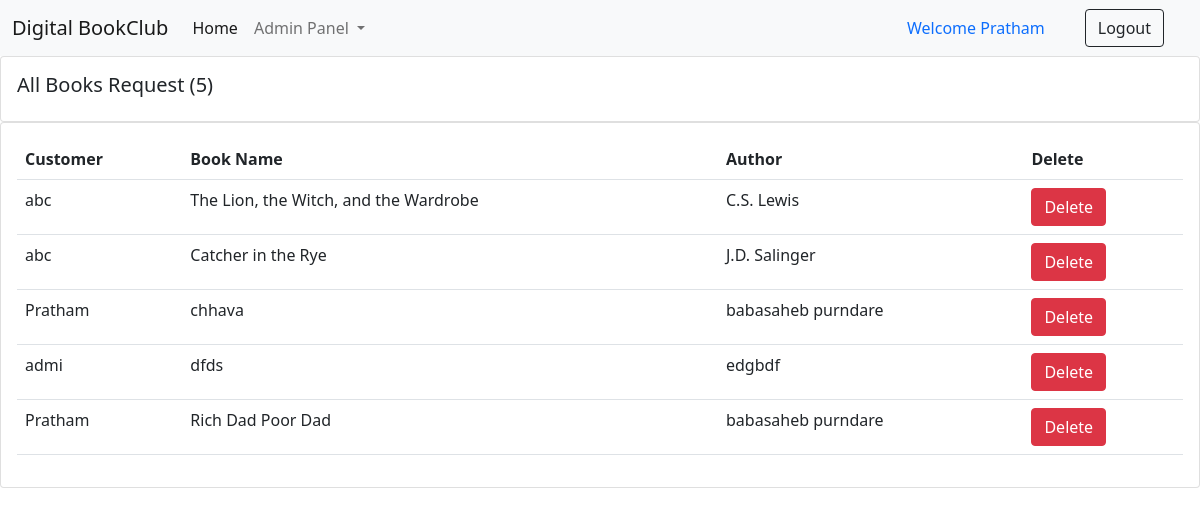
Page /see_requested_books/ (signed in) on the committed database.
### books/models.py (models this page shows, shortened)
class Request_Book(models.Model):
    book_name = models.CharField(max_length=100)
    author = models.CharField(max_length=100)
    user = models.ForeignKey(User, on_delete=models.CASCADE, default=1)

### books/views.py (the view)
# urls.py: path("see_requested_books/", views.see_requested_books, name="see_requested_books"),
def see_requested_books(request):
    requested_book = Request_Book.objects.all()
    requested_books_count = requested_book.count()
    return render(request, "see_requested_books.html", {'requested_book':requested_book, 'requested_books_count':requested_books_count})

### books/templates/see_requested_books.html (shortened to what this page needs)
{% extends 'admin_navbar.html' %}
{% block body %}
{% load static %}
<div class="row">
    <div class="col-md">
      <div class="card card-body">
        <h5>All Books Request ({{requested_books_count}})</h5>
      </div>
      <div class="card card-body">
        <table class="table">
          <tr>
            <th>Customer</th>
            <th>Book Name</th>
            <th>Author</th>
            <th>Delete</th>
          </tr>
          {% for i in requested_book %}
            <tr>
              <td>{{i.user}}</td>
              <td>{{i.book_name}}</td>
              <td>{{i.author}}</td>
              <td><a href="/delete_requested_books/delete_{{i.id}}/" class="btn btn-danger">Delete</a></td>
            </tr>
          {% endfor %}
        </table>
      </div>
    </div>
  </div>
  {% endblock %}

### books/templates/admin_navbar.html (shortened to what this page needs)
<!doctype html>
<html lang="en">
  <head>
    <link href="https://cdn.jsdelivr.net/npm/bootstrap@5.0.2/dist/css/bootstrap.min.css" rel="stylesheet">
  </head>
  <body>
    <nav class="navbar navbar-expand-lg navbar-light bg-light">
        <div class="container-fluid">
          <a class="navbar-brand" href="/"> Digital BookClub</a>
          <div class="collapse navbar-collapse" id="navbarSupportedContent">
            <ul class="navbar-nav me-auto mb-2 mb-lg-0">
              <li class="nav-item">
                <a class="nav-link active" aria-current="page" href="/">Home</a>
              </li>
              <li class="nav-item dropdown">
                <a class="nav-link dropdown-toggle" href="#" id="navbarDropdown" role="button" data-bs-toggle="dropdown" aria-expanded="false">
                  Admin Panel
                </a>
              </li>
            </ul>
            {% if user.is_authenticated %}
              <a class="nav-link" href="#">Welcome {{request.user}}</a>
              <a href="/logout/" class="btn btn-outline-dark mx-4" type="submit">Logout</a>
            {% endif %}
          </div>
        </div>
      </nav>
      {% block body %}
      {% endblock %}
    </body>
    </html>

### rows in the picture
Request_Book: user "abc", book_name "The Lion, the Witch, and the Wardrobe", author "C.S. Lewis"
Request_Book: user "abc", book_name "Catcher in the Rye", author "J.D. Salinger"
Request_Book: user "Pratham", book_name "chhava", author "babasaheb purndare"
Request_Book: user "admi", book_name "dfds", author "edgbdf"
Request_Book: user "Pratham", book_name "Rich Dad Poor Dad", author "babasaheb purndare"

### other values in the picture
{{ request.user }} "Pratham"
{{ requested_books_count }} "5"
